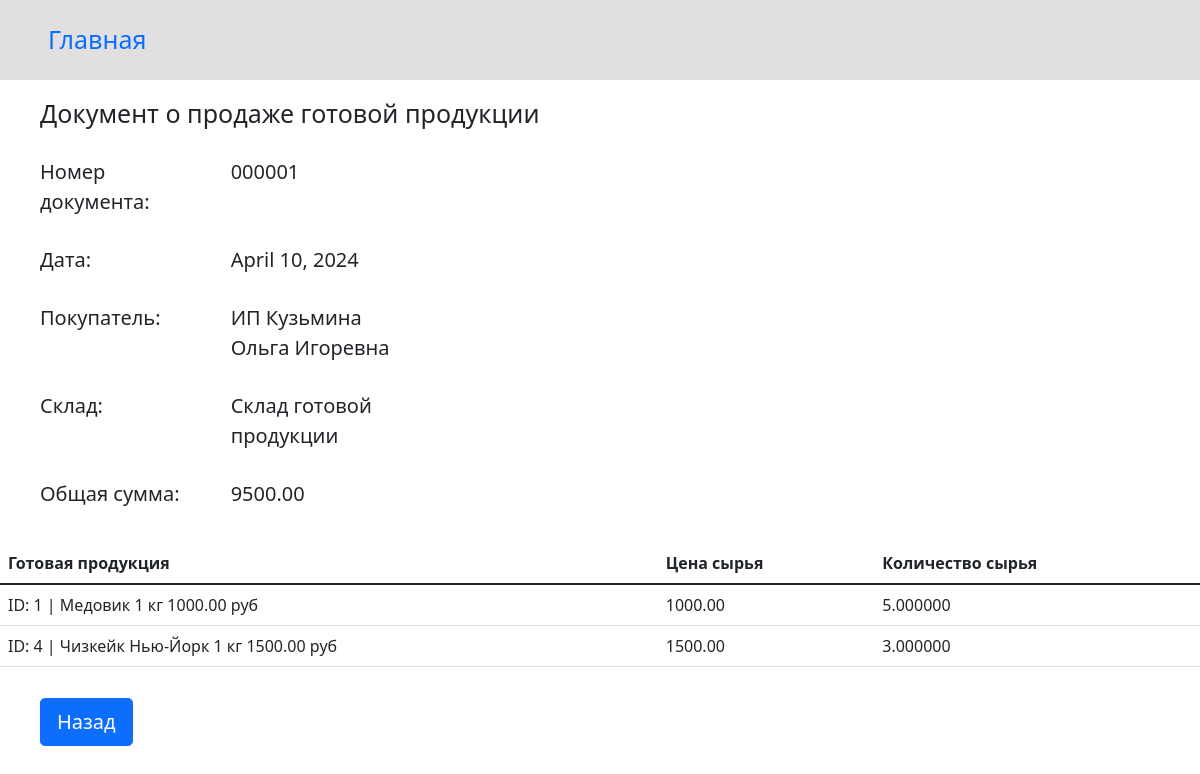
Screenshot of /show_doc_prod_out/show_selected_doc_prod_out/5/ with the database file from the repository.
### store_app/models.py (models this page shows, shortened)
class DocProdOut(models.Model):
    doc_prod_out_num = models.CharField(max_length=50, unique=True, verbose_name='Номер документа')
    doc_prod_out_date = models.DateField(verbose_name='Дата')
    customer = models.ForeignKey(Customer, on_delete=models.CASCADE, verbose_name='Покупатель')
    prod_warehouse = models.ForeignKey(ProductWarehouse, on_delete=models.CASCADE, default=1, verbose_name='Склад')
    doc_prod_out_sum = models.DecimalField(max_digits=12, decimal_places=2, null=True, blank=True, default=0, verbose_name='Сумма')

class Customer(models.Model):
    customer_name = models.CharField(max_length=100)
    customer_address = models.CharField(max_length=200, null=True, blank=True)
    customer_phone = models.CharField(max_length=50)
    def __str__(self):
        return f'{self.customer_name}'

class ProductWarehouse(models.Model):
    warehouse_prod_name = models.CharField(max_length=100)
    def __str__(self):
        return f'{self.warehouse_prod_name}'

class DocProdOutT(models.Model):
    doc_prod_out = models.ForeignKey(DocProdOut, on_delete=models.CASCADE, verbose_name='Номер документа')
    product = models.ForeignKey(Product, on_delete=models.CASCADE, verbose_name='Готовая продукция')
    doc_prod_out_cost = models.DecimalField(max_digits=7, decimal_places=2, verbose_name='Цена ГП')
    doc_prod_out_quantity = models.DecimalField(max_digits=18, decimal_places=6, verbose_name='Количество ГП')
    class Meta:
        constraints = [
            models.UniqueConstraint(fields=['doc_prod_out', 'product'], name='unique_ProdOutT')
        ]

class Product(models.Model):
    product_num = models.CharField(max_length=20, unique=True)
    product_name = models.CharField(max_length=100)
    product_cost = models.DecimalField(max_digits=7, decimal_places=2)
    def __str__(self):
        return f'ID: {self.id} | {self.product_name} {self.product_cost} руб'

### store_app/views.py (the view)
# urls.py: path('show_doc_prod_out/show_selected_doc_prod_out/<int:id>/', views.show_selected_doc_prod_out),
def show_selected_doc_prod_out(request, id):
    doc = DocProdOut.objects.get(id=id)
    tabs = DocProdOutT.objects.filter(doc_prod_out=doc)
    data = {'doc': doc, 'tabs': tabs}
    return render(request, 'show_selected_doc_prod_out.html', data)

### templates/show_selected_doc_prod_out.html (shortened to what this page needs)
<!DOCTYPE html>
<html lang="ru">
  <head>
    <link href="https://cdn.jsdelivr.net/npm/bootstrap@5.1.3/dist/css/bootstrap.min.css" rel="stylesheet">
  </head>
  <body>
  <header style="background-color: rgb(225, 224, 224);">
    <div class="text-bg-light p-2">
       <a class="nav-item nav-link" href="/" style="font-size: 25px; padding: 13px 40px;">Главная</a>
    </div>
  </header>
  <main>
    <div style="padding: 15px 40px;">
    <p style="font-size: 25px;">Документ о продаже готовой продукции</p>
    <div style="margin-bottom: 10px;" class="form-group row">
      <label class="col-sm-2 col-form-label col-form-label-lg">Номер документа:</label>
      <label class="col-sm-2 col-form-label col-form-label-lg">{{doc.doc_prod_out_num}}</label>
    </div>
    <div style="margin-bottom: 10px;" class="form-group row">
      <label class="col-sm-2 col-form-label col-form-label-lg">Дата:</label>
      <label class="col-sm-2 col-form-label col-form-label-lg">{{doc.doc_prod_out_date}}</label>
    </div>
    <div style="margin-bottom: 10px;" class="form-group row">
      <label class="col-sm-2 col-form-label col-form-label-lg">Покупатель:</label>
      <label class="col-sm-2 col-form-label col-form-label-lg">{{doc.customer}}</label>
    </div>
    <div style="margin-bottom: 10px;" class="form-group row">
      <label class="col-sm-2 col-form-label col-form-label-lg">Склад:</label>
      <label class="col-sm-2 col-form-label col-form-label-lg">{{doc.prod_warehouse}}</label>
    </div>
    <div style="margin-bottom: 10px;" class="form-group row">
      <label class="col-sm-2 col-form-label col-form-label-lg">Общая сумма:</label>
      <label class="col-sm-2 col-form-label col-form-label-lg">{{doc.doc_prod_out_sum}}</label>
    </div>
  </div>
  <table class="table table-hover">
  <thead>
    <tr>
      <th scope="col">Готовая продукция</th>
      <th scope="col">Цена сырья</th>
      <th scope="col">Количество сырья</th>
    </tr>
  </thead>
    <tbody>
      {% for tab in tabs %}
      <tr>
        <td scope="row">{{tab.product}}</td>
        <td>{{tab.doc_prod_out_cost}}</td>
        <td>{{tab.doc_prod_out_quantity}}</td>
      </tr>
      {% endfor %}
    </tbody>
  </table>
  <div style="padding: 15px 40px;">
    <a href="/show_doc_prod_out" class="btn btn-primary btn-lg" role="button" aria-pressed="true">Назад</a>
  </div>
  </main>
  </body>
</html>

### rows the page displays
DocProdOut: doc_prod_out_num "000001", doc_prod_out_date "April 10, 2024", customer "ИП Кузьмина Ольга Игоревна", prod_warehouse "Склад готовой продукции", doc_prod_out_sum "9500.00"
DocProdOutT: product "ID: 1 | Медовик 1 кг 1000.00 руб", doc_prod_out_cost "1000.00", doc_prod_out_quantity "5.000000"
DocProdOutT: product "ID: 4 | Чизкейк Нью-Йорк 1 кг 1500.00 руб", doc_prod_out_cost "1500.00", doc_prod_out_quantity "3.000000"
